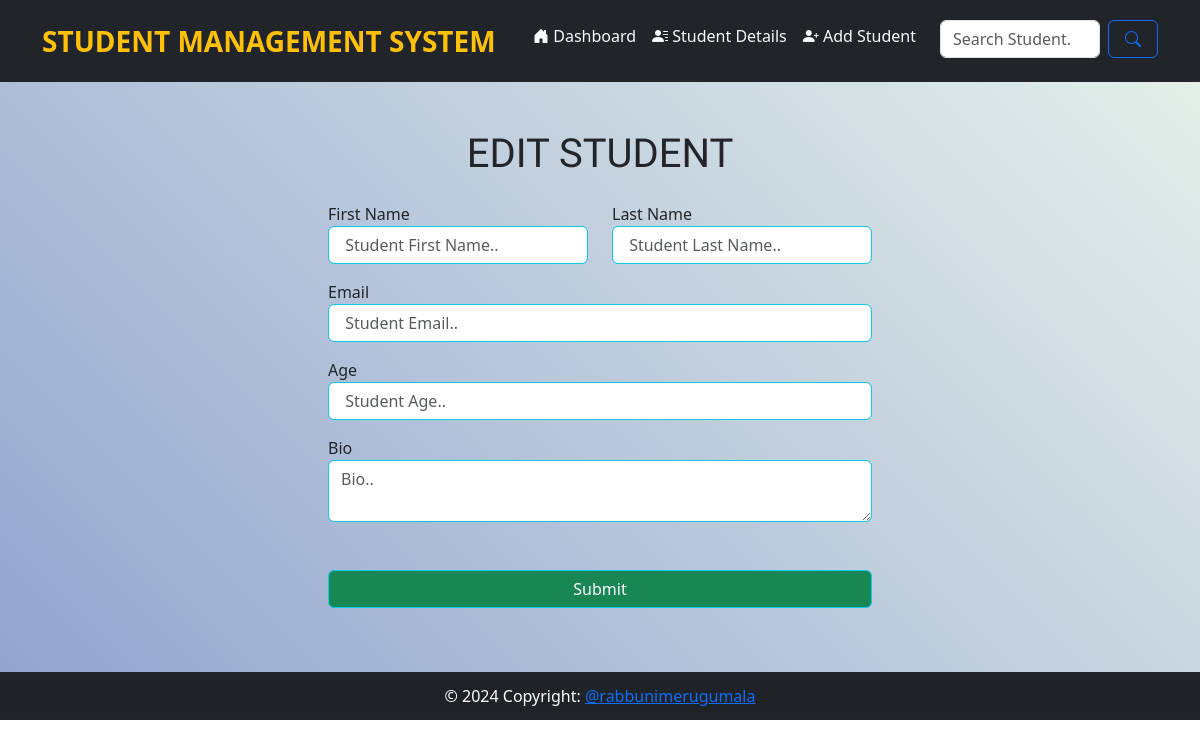
Before: /edit_student/5 with the older database file.
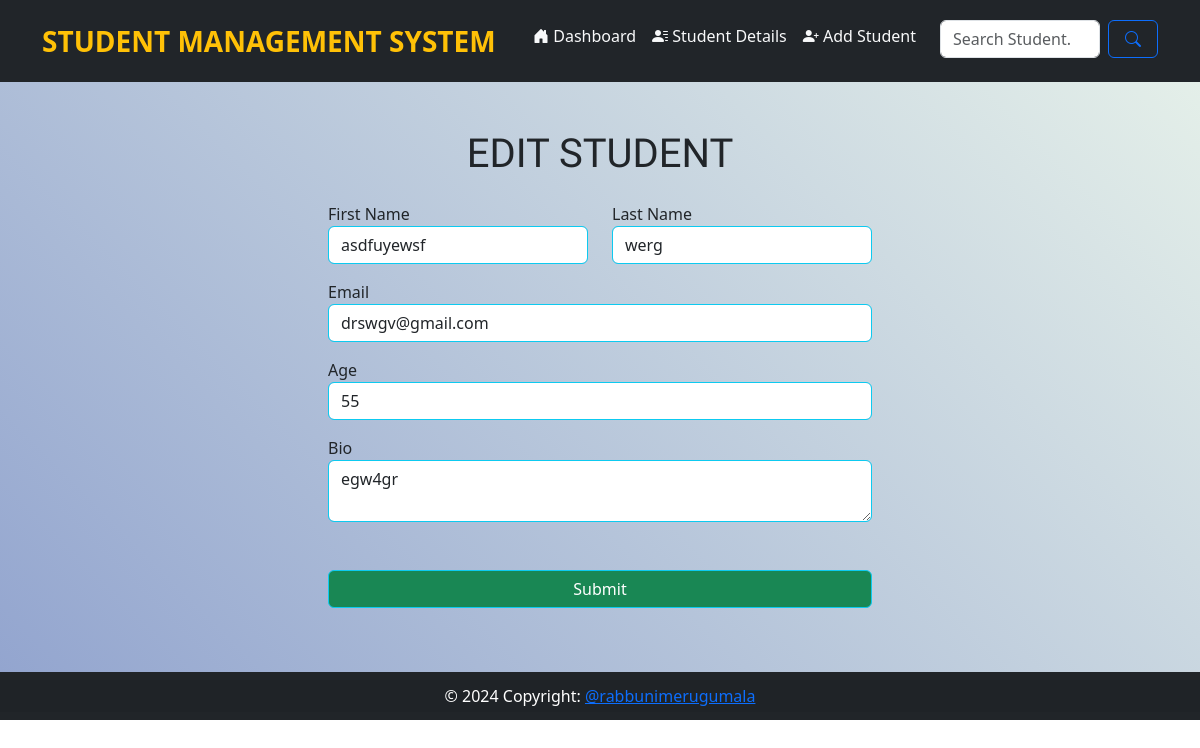
After: the same page with the newer database file.
### main.py (models this page shows)
class Student(db.Model):
    id = db.Column(db.Integer, primary_key=True)
    first_name = db.Column(db.String(100), nullable=False)
    last_name = db.Column(db.String(100), nullable=False)
    email = db.Column(db.String(80), unique=True, nullable=False)
    age = db.Column(db.Integer)
    created_at = db.Column(db.DateTime(timezone=True), server_default=func.now())
    bio = db.Column(db.Text)

### main.py (the view, shortened to what this page needs)
@app.route('/edit_student/<int:student_id>', methods=('GET', 'POST'))
def edit_student(student_id):
    student = Student.query.filter(Student.id == student_id).first()
    return render_template('edit_student.html', student=student)

### templates/edit_student.html (shortened to what this page needs)
{% extends 'base.html' %}
{% block content %}
<div style="background-image: linear-gradient(45deg, #93a5cf 0%, #e4efe9 100%);">
    <h1 style="font-family: 'Aclonica';font-size: 40px" class="text-center pt-5">EDIT STUDENT</h1>
    <form method="post" class="container col-md-6">
        <div class="p-3">
            <div class="row">
                <div class="col mb-3">
                    <label for="first_name">First Name</label>
                    <input value="{{student.first_name}}" type="text" class="form-control border border-info"
                           placeholder=" Student First Name.."
                           aria-label="First name" name="first_name" id="first_name" required>
                </div>
                <div class="col mb-3">
                    <label for="last_name">Last Name</label>
                    <input value="{{student.last_name}}" type="text" class="form-control border border-info"
                           placeholder=" Student Last Name.."
                           aria-label="Last name" name="last_name" id="last_name" required>
                </div>
            </div>
            <div class="mb-3">
                <label for="email">Email</label>
                <input value="{{student.email}}" type="email" class="form-control  border-info "
                       placeholder=" Student Email.." name="email"
                       id="email" required>
            </div>
            <div class="mb-3">
                <label for="age">Age</label>
                <input value="{{student.age}}" type="text" class="form-control border border-info"
                       placeholder=" Student Age.." name="age" id="age" required>
            </div>
            <label for="bio">Bio</label>
            <br>
            <textarea name="bio"
                      id="bio"
                      placeholder="Bio.."
                      class="form-control mb-5 border border-info"
            >{{student.bio}}</textarea>
            <div class="d-grid my-5">
                <button class="btn btn-success border border-info " type="submit">Submit</button>
            </div>
        </div>
    </form>
</div>
{% endblock %}

### templates/base.html (shortened to what this page needs)
<!doctype html>
<html lang="en">
<head>
    <link rel="stylesheet" href="{{ url_for('static', filename='styles/style.css') }}">
    <link rel="stylesheet" href="https://cdn.jsdelivr.net/npm/bootstrap@5.3.3/dist/css/bootstrap.min.css"/>
    <link rel="stylesheet" href="{{ url_for('static', filename='styles/style.css') }}">
    <link rel="stylesheet" href="https://cdn.jsdelivr.net/npm/bootstrap-icons@1.11.3/font/bootstrap-icons.min.css">
</head>
<body>
<div>
    <nav class="navbar navbar-light bg-dark py-3">
        <div class="container ">
            <a class="nav-link fw-semibold fs-3 text-warning" href="{{url_for('index')}}">STUDENT
                MANAGEMENT SYSTEM</a>
            <div class="collapse  d-flex justify-content-end" id="navbarNav">
                <ul class="nav nav-underline">
                    <li class="nav-item">
                        <a class="nav-link  {{'active text-primary' if request.path == '/' else 'text-light'}}"
                           href="{{url_for('index')}}"><i class="bi bi-house-door-fill"></i> Dashboard</a>
                    </li>
                    <li class="nav-item">
                        <a class="nav-link {{'active text-primary' if request.path == '/students' else 'text-light'}}"
                           href="{{url_for('students')}}"><i class="bi bi-person-lines-fill"></i> Student Details</a>
                    </li>
                    <li class="nav-item">
                        <a class="nav-link {{'active text-primary' if request.path == '/add_student/' else 'text-light'}}"
                           href="{{url_for('add_student')}}"> <i class="bi bi-person-plus-fill"></i> Add Student</a>
                    </li>
                    <li class="nav-item">
                        <form method="post" action="{{url_for('search_student')}}" class="d-flex" role="search">
                            <input class="form-control mb-2 my-1 mx-2" type="search" name="student_id"
                                   placeholder="Search Student.. "
                                   aria-label="Search"
                                   style="width:160px;">
                            <button class="btn btn-outline-primary px-3 my-1 mb-2" type="submit"><i
                                    class="bi bi-search"></i></button>
                        </form>
                    </li>
                </ul>
            </div>
        </div>
    </nav>
</div>
{% block content %} {% endblock %}
<footer class="bg-dark text-center text-lg-start py-2 ">
    <div class="text-center p-1 text-white" style="background-color: rgba(0, 0, 0, 0.05);">
        © 2024 Copyright:
        <a class="text-body-primary" href="#">@rabbunimerugumala</a>
    </div>
</footer>
</body>
</html>

### static/styles/style.css (style rules this page uses)
* { margin:0; padding:0; }

Changed rows visible on the page:
added Student: first_name "asdfuyewsf", last_name "werg", email "drswgv@gmail.com", age "55", bio "egw4gr"
